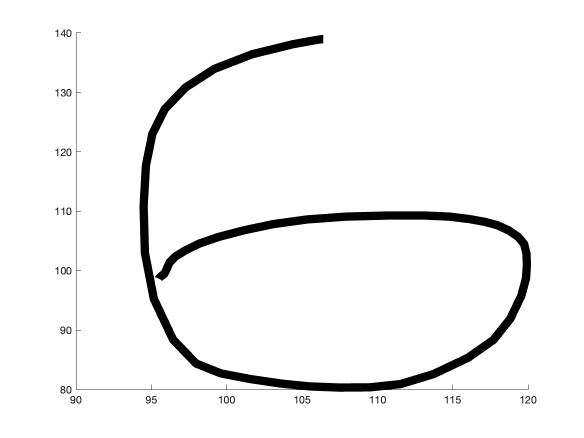
%> input picture src/num1.png, 1167 x 875 px, given in place of 1.png, which was not available (shown at 1/2 size)
$ octave --eval "train_function_b2;"   (GNU Octave 9; MATLAB toolbox functions it lacks are replaced by stand-ins)
%> lines starting %> are read from the running program, lines starting %| are printed output that depends on the picture; in (x1, y1, x2, y2) boxes, pixels count from 0 and x2, y2 are one past the last pixel; in counts of white or black regions, pixels touching at a corner belong together; the program's own positions count from 1; pictures that were not available may be replaced by others from this repository, and a replacement may not be noted
function train_function_b2()
%% NOTA
%   Neste exemplo são utilizadas duas redes
%       Uma para os digitos de 0 a 9
%       Outra para os operadores
%% Definir Constantes e Variaveis
% Resolucao das imagens
% Tamanho padrao das imagens 150x150
% Minimo 25x25
IMG_RES = [25 25];

% Numero de ficheiros de imagem por pasta
NUM_FILES = 50;

% Numero de pastas
NUM_DIGIT_FOLDERS = 10;
NUM_OPERATOR_FOLDERS = 4;

%% [Digitos]
% Gerar uma matriz
binaryMatrix = zeros(IMG_RES(1) * IMG_RES(2), NUM_FILES);
targetMatrix = [];

% ======== Ler, redimensionar e preparar os targets ========
fprintf('\n[Digitos] A ler imagens...\nPastas acessadas:\n');
count = 1;
for i=1:NUM_DIGIT_FOLDERS
    % Definir o caminho para a pasta
    FOLDER_PATH = sprintf('../NN_datasets/train/%d/',i-1);

    % Mostrar as pastas acessadas
    fprintf('%s\n', FOLDER_PATH);

    % Percorrer os ficheiros (50) dentro da pasta i
    for j=1:NUM_FILES
        img = imread(strcat(FOLDER_PATH,sprintf('%d.png',j)));
%> img is the input picture: size 875x1167x3 uint8; min 0, max 255, mean 243.7
        img = im2gray(img);
%> img: size 875x1167 uint8
        img = imresize(img, IMG_RES);
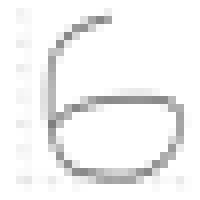
%> img: size 25x25 uint8 (shown 8 times larger); min 125, max 255, mean 243
        binarizedImg = imbinarize(img);
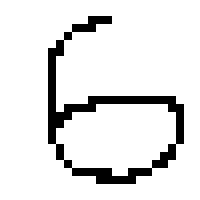
%> binarizedImg: size 25x25 logical (shown 8 times larger); 89.4% white; black in thin lines or dots, all inside (x1, y1, x2, y2) = (6, 2, 23, 23)
        binaryMatrix(:, count) = reshape(binarizedImg, 1, []);
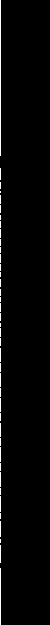
%> binaryMatrix: size 625x50 double; values 0 (black) and 1 (white), 1.8% white in thin lines or dots, all inside (x1, y1, x2, y2) = (0, 0, 1, 625)
        count=count+1;
    end
end

% Obter todos os vetores (cada um corresponde a uma pasta)
vec1 = repelem(1, NUM_FILES);
vec2 = repelem(2, NUM_FILES);
vec3 = repelem(3, NUM_FILES);
vec4 = repelem(4, NUM_FILES);
vec5 = repelem(5, NUM_FILES);
vec6 = repelem(6, NUM_FILES);
vec7 = repelem(7, NUM_FILES);
vec8 = repelem(8, NUM_FILES);
vec9 = repelem(9, NUM_FILES);
vec10 = repelem(10, NUM_FILES);

% Preencher a matriz a partir dos vetores
targetMatrix = [vec1, vec2, vec3, vec4, vec5, vec6, vec7, ...
                vec8, vec9, vec10];

target = onehotencode(targetMatrix,1,'ClassNames',1:10);
in = binaryMatrix;

% ======== Treinar rede ========
% Testar com x neuronios e y camadas escondidas
netDigits = feedforwardnet([5 5]);

% ======== Configurar a Rede ========
% Função de Ativação
netDigits.layers{1}.transferFcn = 'tansig';
netDigits.layers{2}.transferFcn = 'purelin';
netDigits.layers{3}.transferFcn = 'purelin';

% Numero de Epocas
netDigits.trainParam.epochs = 100;

% Funcao de Treino
netDigits.trainFcn = 'trainlm';

% Divisao de Treino
netDigits.divideFcn = 'dividerand';
netDigits.divideParam.trainRatio = 0.70;
netDigits.divideParam.valRatio = 0.15;
netDigits.divideParam.testRatio = 0.15;

% ======== Treinar, Simular e Apresentar Resultados ========
% Realizar 10 iteracoes de treino e calcular media
sumDigitsTest = 0;
sumDigitsGlobal = 0;

netDigitsGlobal = 0;
netDigitsTest = 0;

for k=1:10
    fprintf('\n----- [Digitos] Iteracao %d -----\n',k);
    % Treinar
    [netDigits,tr] = train(netDigits, in, target);

    % Simular
    out = sim(netDigits, in);

    r = 0;
    for i=1:size(out,2)
        [a, b] = max(out(:,i));
        [c, d] = max(target(:,i));
        if b == d
          r = r+1;
        end
    end

    globalAccuracy = r/size(out,2)*100;
    sumDigitsGlobal= sumDigitsGlobal + globalAccuracy;
    fprintf('\tPrecisao Global = %.2f\n', globalAccuracy);

    % SIMULAR A REDE APENAS NO CONJUNTO DE TESTE
    TInput = in(:, tr.testInd);
    TTargets = target(:, tr.testInd);

    out = sim(netDigits, TInput);

    % erro = perform(netDigits, out,TTargets);
    % fprintf('Erro na classificação do conjunto de teste %f\n', erro)

    %Calcula e mostra a percentagem de classificacoes corretas no conjunto de teste
    r=0;
    for i=1:size(tr.testInd,2)        % Para cada classificacao
      [a b] = max(out(:,i));          % b guarda a linha onde encontrou valor mais alto da saida obtida
      [c d] = max(TTargets(:,i));     % d guarda a linha onde encontrou valor mais alto da saida desejada
      if b == d                       % se estao na mesma linha, a classificacao foi correta (incrementa 1)
          r = r+1;
      end
    end

    testAccuracy = r/size(tr.testInd,2)*100;
    sumDigitsTest= sumDigitsTest + testAccuracy;
    fprintf('\tPrecisao Teste = %.2f\n',testAccuracy);

    %% Guardar Valores da Net
    % Guardar a primeira iteracao ou a net que tiver melhores valores de
    % precisao
    if (k == 1 || globalAccuracy > netDigitsGlobal && testAccuracy > netDigitsTest)
        netDigitsGlobal = globalAccuracy;
        netDigitsTest = testAccuracy;
        netDigitsAux = net;
    end

    %plotconfusion(target,out) % Matriz de confusao
end

%% [Operadores]
% Gerar uma matriz
binaryMatrix = zeros(IMG_RES(1) * IMG_RES(2), NUM_FILES);
targetMatrix = [];

% ======== Ler, redimensionar e preparar os targets ========
count = 1;
fprintf('\n[Operadores] A ler imagens...\nPastas acessadas:\n');
for i=1:NUM_OPERATOR_FOLDERS
    % Definir o caminho para a pasta
    switch(i)
        case 1 % add
            FOLDER_PATH = '../NN_datasets/train/add/';
        case 2 % div
            FOLDER_PATH = '../NN_datasets/train/div/';
        case 3 % mul
            FOLDER_PATH = '../NN_datasets/train/mul/';
        case 4 % sub
            FOLDER_PATH = '../NN_datasets/train/sub/';
    end

    % Mostrar as pastas acessadas
    fprintf('%s\n', FOLDER_PATH);

    % Percorrer os 50 ficheiros dentro da pasta i
    for j=1:NUM_FILES
        img = imread(strcat(FOLDER_PATH,sprintf('%d.png',j)));
        img = im2gray(img);
        img = imresize(img, IMG_RES);
        binarizedImg = imbinarize(img);
        binaryMatrix(:, count) = reshape(binarizedImg, 1, []);
        count=count+1;
    end
end

% Obter todos os vetores (cada um corresponde a uma pasta)
vec1 = repelem(1, NUM_FILES);
vec2 = repelem(2, NUM_FILES);
vec3 = repelem(3, NUM_FILES);
vec4 = repelem(4, NUM_FILES);

% Preencher a matriz a partir dos vetores
targetMatrix = [vec1, vec2, vec3, vec4];

target = onehotencode(targetMatrix,1,'ClassNames',1:4);
in = binaryMatrix;

% ======== Treinar rede ========
% Testar com x neuronios e y camadas escondidas
netOperators = feedforwardnet([5 5]);

% ======== Configurar a Rede ========
% Função de Ativação
netOperators.layers{1}.transferFcn = 'tansig';
netOperators.layers{2}.transferFcn = 'purelin';
netOperators.layers{3}.transferFcn = 'purelin';

% Numero de Epocas
netOperators.trainParam.epochs = 100;

% Funcao de Treino
netOperators.trainFcn = 'trainlm';

% Divisao de Treino
netOperators.divideFcn = 'dividerand';
netOperators.divideParam.trainRatio = 0.70;
netOperators.divideParam.valRatio = 0.15;
netOperators.divideParam.testRatio = 0.15;

% ======== Treinar, Simular e Apresentar Resultados ========
% Realizar 10 iteracoes de treino e calcular media
sumOperatorsTest = 0;
sumOperatorsGlobal = 0;

netOperatorsGlobal = 0;
netOperatorsTest = 0;

for k=1:10
    fprintf('\n----- [Operadores] Iteracao %d -----\n',k);
    % Treinar
    [netOperators,tr] = train(netOperators, in, target);

    % Simular
    out = sim(netOperators, in);

    r = 0;
    for i=1:size(out,2)
        [a, b] = max(out(:,i));
        [c, d] = max(target(:,i));
        if b == d
          r = r+1;
        end
    end

    globalAccuracy = r/size(out,2)*100;
    sumOperatorsGlobal= sumOperatorsGlobal + globalAccuracy;
    fprintf('\tPrecisao Global = %.2f\n', globalAccuracy)

    % SIMULAR A REDE APENAS NO CONJUNTO DE TESTE
    TInput = in(:, tr.testInd);
    TTargets = target(:, tr.testInd);

    out = sim(netDigits, TInput);

    % erro = perform(netDigits, out,TTargets);
    % fprintf('Erro na classificação do conjunto de teste %f\n', erro)

    %Calcula e mostra a percentagem de classificacoes corretas no conjunto de teste
    r=0;
    for i=1:size(tr.testInd,2)        % Para cada classificacao
      [a b] = max(out(:,i));          % b guarda a linha onde encontrou valor mais alto da saida obtida
      [c d] = max(TTargets(:,i));     % d guarda a linha onde encontrou valor mais alto da saida desejada
      if b == d                       % se estao na mesma linha, a classificacao foi correta (incrementa 1)
          r = r+1;
      end
    end

    testAccuracy = r/size(tr.testInd,2)*100;
    sumOperatorsTest= sumOperatorsTest + testAccuracy;
    fprintf('\tPrecisao Teste = %.2f\n', testAccuracy);

    %% Guardar Valores da Net
    % Guardar a primeira iteracao ou a net que tiver melhores valores de
    % precisao
    if (k == 1 || globalAccuracy > netOperatorsGlobal && testAccuracy > netOperatorsTest)
        netOperatorsGlobal = globalAccuracy;
        netOperatorsTest = testAccuracy;
        netOperatorsAux = net;
    end

    % Matriz de confusao
    %plotconfusion(target,out)
end

%% [Digitos] Apresentar a Media
fprintf('\n ------ [Digitos] Apos 10 iteracoes ------\n');
fprintf('\tMedia de Precisao Teste = %.2f\n', sumDigitsTest/10);
fprintf('\tMedia de Precisao Global = %.2f\n', sumDigitsGlobal/10);

% Guardar a rede
str = strcat("..\\networks\\", 'netDigits_b2'); % substituir 'netOperators' por uma variavel generica
save(str, 'netDigitsAux');

%% [Operadores] Apresentar a Media
fprintf('\n ------ [Operadores] Apos 10 iteracoes ------\n');
fprintf('\tMedia de Precisao Teste = %.2f\n', sumOperatorsTest/10);
fprintf('\tMedia de Precisao Global = %.2f\n', sumOperatorsGlobal/10);

% Guardar a rede
str = strcat("..\\networks\\", 'netOperators_b2'); % substituir 'netOperators' por uma variavel generica
save(str, 'netOperatorsAux');

end
%> (the run ends here)
